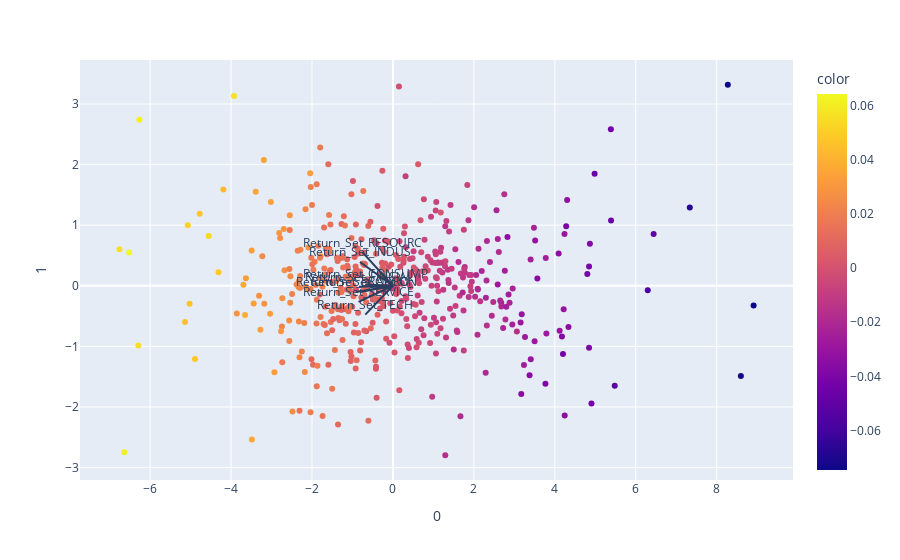

The cell this chart's notebook holds for it:
### Code cell
# Visualize Loadings
import plotly.express as px
from sklearn.decomposition import PCA
from sklearn import datasets
from sklearn.preprocessing import StandardScaler


###### input#####

X_input = X_train_sc
y_input = y_train['Return_Set']

######################




features = X_input.columns

components = pca.transform(X_input)

loadings = pca.components_.T * np.sqrt(pca.explained_variance_)

fig = px.scatter(components, x=0, y=1, color=y_input)

for i, feature in enumerate(features):
    fig.add_shape(
        type='line',
        x0=0, y0=0,
        x1=loadings[i, 0],
        y1=loadings[i, 1]
    )
    fig.add_annotation(
        x=loadings[i, 0],
        y=loadings[i, 1],
        ax=0, ay=0,
        xanchor="center",
        yanchor="bottom",
        text=feature,
    )
fig.show()

### Figure 1 — Plotly figure (JSON) as saved in the notebook; plotly's stock layout.template omitted (floating-point values rounded to 4 significant figures; data arrays with more than 128 entries replaced by an {"elided": "..."} marker saying what was removed)
{"data": [{"hovertemplate": "0=%{x}<br>1=%{y}<br>color=%{marker.color}<extra></extra>", "legendgroup": "", "marker": {"color": {"elided": "470 float values"}, "coloraxis": "coloraxis", "symbol": "circle"}, "mode": "markers", "name": "", "orientation": "v", "showlegend": false, "type": "scatter", "x": {"elided": "470 float values"}, "xaxis": "x", "y": {"elided": "470 float values"}, "yaxis": "y"}], "layout": {"annotations": [{"ax": 0, "ay": 0, "text": "Return_Set_AGRO", "x": -0.8041, "xanchor": "center", "y": -0.1051, "yanchor": "bottom"}, {"ax": 0, "ay": 0, "text": "Return_Set_CONSUMP", "x": -0.6879, "xanchor": "center", "y": 0.02282, "yanchor": "bottom"}, {"ax": 0, "ay": 0, "text": "Return_Set_FINCIAL", "x": -0.8432, "xanchor": "center", "y": -0.01569, "yanchor": "bottom"}, {"ax": 0, "ay": 0, "text": "Return_Set_INDUS", "x": -0.8158, "xanchor": "center", "y": 0.3917, "yanchor": "bottom"}, {"ax": 0, "ay": 0, "text": "Return_Set_PROPCON", "x": -0.9097, "xanchor": "center", "y": -0.1043, "yanchor": "bottom"}, {"ax": 0, "ay": 0, "text": "Return_Set_RESOURC", "x": -0.7461, "xanchor": "center", "y": 0.5482, "yanchor": "bottom"}, {"ax": 0, "ay": 0, "text": "Return_Set_SERVICE", "x": -0.8504, "xanchor": "center", "y": -0.2662, "yanchor": "bottom"}, {"ax": 0, "ay": 0, "text": "Return_Set_TECH", "x": -0.6835, "xanchor": "center", "y": -0.4761, "yanchor": "bottom"}], "coloraxis": {"colorbar": {"title": {"text": "color"}}, "colorscale": [[0, "#0d0887"], [0.1111, "#46039f"], [0.2222, "#7201a8"], [0.3333, "#9c179e"], [0.4444, "#bd3786"], [0.5556, "#d8576b"], [0.6667, "#ed7953"], [0.7778, "#fb9f3a"], [0.8889, "#fdca26"], [1, "#f0f921"]]}, "legend": {"tracegroupgap": 0}, "margin": {"t": 60}, "shapes": [{"type": "line", "x0": 0, "x1": -0.8041, "y0": 0, "y1": -0.1051}, {"type": "line", "x0": 0, "x1": -0.6879, "y0": 0, "y1": 0.02282}, {"type": "line", "x0": 0, "x1": -0.8432, "y0": 0, "y1": -0.01569}, {"type": "line", "x0": 0, "x1": -0.8158, "y0": 0, "y1": 0.3917}, {"type": "line", "x0": 0, "x1": -0.9097, "y0": 0, "y1": -0.1043}, {"type": "line", "x0": 0, "x1": -0.7461, "y0": 0, "y1": 0.5482}, {"type": "line", "x0": 0, "x1": -0.8504, "y0": 0, "y1": -0.2662}, {"type": "line", "x0": 0, "x1": -0.6835, "y0": 0, "y1": -0.4761}], "xaxis": {"anchor": "y", "domain": [0, 1], "title": {"text": "0"}}, "yaxis": {"anchor": "x", "domain": [0, 1], "title": {"text": "1"}}}}
